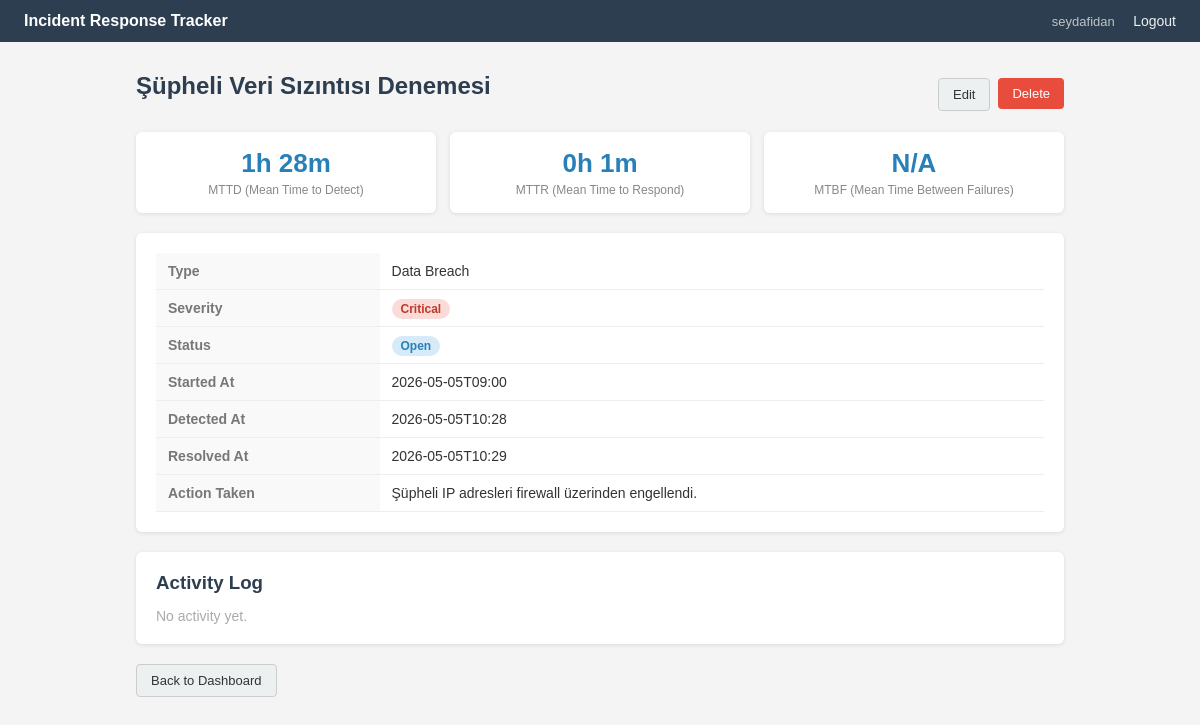
The page /incident/2 (signed in) on the database its author committed.
### tables this page shows
CREATE TABLE incidents (
    id INTEGER PRIMARY KEY AUTOINCREMENT,
    user_id INTEGER NOT NULL,
    title TEXT NOT NULL,
    incident_type TEXT NOT NULL,
    severity TEXT NOT NULL,
    started_at TEXT NOT NULL,
    detected_at TEXT NOT NULL,
    resolved_at TEXT,
    action_taken TEXT,
    status TEXT NOT NULL DEFAULT 'open',
    FOREIGN KEY (user_id) REFERENCES users(id)
);

### app.py (the view)
@app.route("/incident/<int:incident_id>")
@login_required
def incident_detail(incident_id):
    conn = get_connection()
    incident = conn.execute(
        "SELECT * FROM incidents WHERE id = ? AND user_id = ?",
        (incident_id, session["user_id"])
    ).fetchone()
    if not incident:
        conn.close()
        flash("Incident not found.")
        return redirect(url_for("dashboard"))
    mttr = calculate_mttr(incident["detected_at"], incident["resolved_at"])
    mttd = calculate_mttd(incident["started_at"], incident["detected_at"])
    all_incidents = conn.execute(
        "SELECT started_at FROM incidents WHERE user_id = ? AND status = 'closed' ORDER BY started_at ASC",
        (session["user_id"],)
    ).fetchall()
    logs = conn.execute(
        "SELECT * FROM activity_log WHERE incident_id = ? ORDER BY timestamp ASC",
        (incident_id,)
    ).fetchall()
    conn.close()
    mtbf = calculate_mtbf([i["started_at"] for i in all_incidents])
    return render_template("detail.html", incident=incident,
                           mttr=format_hours(mttr), mttd=format_hours(mttd), mtbf=format_hours(mtbf),
                           logs=logs)

### app.py (called while the page is built)
def login_required(f):
    @wraps(f)
    def wrapper(*args, **kwargs):
        if "user_id" not in session:
            return redirect(url_for("login"))
        return f(*args, **kwargs)
    return wrapper

### db.py (called while the page is built)
def get_connection():
    conn = sqlite3.connect(DB_PATH)
    conn.row_factory = sqlite3.Row
    return conn

### logic.py (called while the page is built)
def parse_dt(dt_str):
    return datetime.strptime(dt_str, DATE_FORMAT)

def calculate_mtbf(started_at_list):
    if len(started_at_list) < 2:
        return None
    times = sorted([parse_dt(s) for s in started_at_list])
    gaps = [(times[i+1] - times[i]).total_seconds() / 3600 for i in range(len(times)-1)]
    return round(sum(gaps) / len(gaps), 2)

def calculate_mttr(detected_at, resolved_at):
    if not detected_at or not resolved_at:
        return None
    d = parse_dt(detected_at)
    r = parse_dt(resolved_at)
    if r < d:
        return None
    diff = r - d
    return round(diff.total_seconds() / 3600, 2)

def calculate_mttd(started_at, detected_at):
    if not started_at or not detected_at:
        return None
    s = parse_dt(started_at)
    d = parse_dt(detected_at)
    if d < s:
        return None
    diff = d - s
    return round(diff.total_seconds() / 3600, 2)

def format_hours(hours):
    if hours is None:
        return "N/A"
    total_minutes = int(hours * 60)
    h = total_minutes // 60
    m = total_minutes % 60
    return f"{h}h {m}m"

### templates/detail.html
{% extends "base.html" %}
{% block content %}
<div style="display: flex; justify-content: space-between; align-items: center; margin-bottom: 16px;">
    <h2>{{ incident['title'] }}</h2>
    <div style="display: flex; gap: 8px;">
        <a href="{{ url_for('edit_incident', incident_id=incident['id']) }}" class="btn btn-secondary">Edit</a>
        <form method="POST" action="{{ url_for('delete_incident', incident_id=incident['id']) }}" onsubmit="return confirm('Delete this incident?')">
            <button class="btn btn-danger">Delete</button>
        </form>
    </div>
</div>
<div class="metrics" style="grid-template-columns: 1fr 1fr 1fr;">
    <div class="metric-box">
        <div class="metric-value">{{ mttd }}</div>
        <div class="metric-label">MTTD (Mean Time to Detect)</div>
    </div>
    <div class="metric-box">
        <div class="metric-value">{{ mttr }}</div>
        <div class="metric-label">MTTR (Mean Time to Respond)</div>
    </div>
    <div class="metric-box">
        <div class="metric-value">{{ mtbf }}</div>
        <div class="metric-label">MTBF (Mean Time Between Failures)</div>
    </div>
</div>
<div class="card">
    <table>
        <tr><th>Type</th><td>{{ incident['incident_type'] }}</td></tr>
        <tr><th>Severity</th><td><span class="badge badge-{{ incident['severity'] }}">{{ incident['severity'] | capitalize }}</span></td></tr>
        <tr><th>Status</th><td><span class="badge badge-{{ incident['status'] }}">{{ incident['status'] | capitalize }}</span></td></tr>
        <tr><th>Started At</th><td>{{ incident['started_at'] }}</td></tr>
        <tr><th>Detected At</th><td>{{ incident['detected_at'] }}</td></tr>
        <tr><th>Resolved At</th><td>{{ incident['resolved_at'] if incident['resolved_at'] else 'Not resolved yet' }}</td></tr>
        <tr><th>Action Taken</th><td>{{ incident['action_taken'] if incident['action_taken'] else '-' }}</td></tr>
    </table>
</div>
<div class="card">
    <h3 style="margin-bottom: 14px; color: #2c3e50;">Activity Log</h3>
    {% if logs %}
    <ul style="list-style: none; padding: 0; margin: 0;">
        {% for log in logs %}
        <li style="display: flex; gap: 14px; align-items: flex-start; padding: 10px 0; border-bottom: 1px solid #f0f0f0;">
            <span style="color: #aaa; font-size: 12px; white-space: nowrap; min-width: 120px;">{{ log['timestamp'] }}</span>
            <span style="font-size: 14px; color: #333;">{{ log['action'] }}</span>
        </li>
        {% endfor %}
    </ul>
    {% else %}
    <p style="color: #aaa; font-size: 14px;">No activity yet.</p>
    {% endif %}
</div>
<a href="{{ url_for('dashboard') }}" class="btn btn-secondary">Back to Dashboard</a>
{% endblock %}

### templates/base.html (shortened to what this page needs)
<!DOCTYPE html>
<html lang="en">
<head>
</head>
<body>
<nav>
    <span class="brand">Incident Response Tracker</span>
    <div>
        {% if session.username %}
            <span style="color:#bdc3c7; font-size:13px;">{{ session.username }}</span>
            <a href="{{ url_for('logout') }}">Logout</a>
        {% else %}
            <a href="{{ url_for('login') }}">Login</a>
            <a href="{{ url_for('register') }}">Register</a>
        {% endif %}
    </div>
</nav>
<div class="container">
    {% block content %}{% endblock %}
</div>
</body>
</html>

### templates/base.html (style rules this page uses)
* { box-sizing: border-box; margin: 0; padding: 0; }
body { font-family: Arial, sans-serif; background: #f4f4f4; color: #333; }
nav { background: #2c3e50; padding: 12px 24px; display: flex; justify-content: space-between; align-items: center; }
nav a { color: #ecf0f1; text-decoration: none; margin-left: 14px; font-size: 14px; }
.brand { color: white; font-weight: bold; font-size: 16px; }
.container { max-width: 960px; margin: 30px auto; padding: 0 16px; }
.card { background: white; border-radius: 6px; padding: 20px; margin-bottom: 20px; box-shadow: 0 1px 4px rgba(0,0,0,0.1); }
.btn { display: inline-block; padding: 8px 14px; border-radius: 4px; font-size: 13px; cursor: pointer; border: none; text-decoration: none; }
.btn-danger { background: #e74c3c; color: white; }
.btn-secondary { background: #ecf0f1; color: #333; border: 1px solid #ccc; }
table { width: 100%; border-collapse: collapse; font-size: 14px; }
th, td { padding: 10px 12px; text-align: left; border-bottom: 1px solid #eee; }
th { color: #777; font-weight: 600; background: #f9f9f9; }
.badge { padding: 3px 9px; border-radius: 10px; font-size: 12px; font-weight: bold; }
.badge-open { background: #d6eaf8; color: #2980b9; }
.badge-critical { background: #fadbd8; color: #c0392b; }
h2 { margin-bottom: 16px; color: #2c3e50; }
.metrics { display: grid; grid-template-columns: 1fr 1fr; gap: 14px; margin-bottom: 20px; }
.metric-box { background: white; border-radius: 6px; padding: 16px; text-align: center; box-shadow: 0 1px 4px rgba(0,0,0,0.1); }
.metric-value { font-size: 26px; font-weight: bold; color: #2980b9; }
.metric-label { font-size: 12px; color: #888; margin-top: 4px; }

### rows shown on the page
incidents: title "Şüpheli Veri Sızıntısı Denemesi", incident_type "Data Breach", severity "Critical", status "Open", started_at "2026-05-05T09:00", detected_at "2026-05-05T10:28", resolved_at "2026-05-05T10:29", action_taken "Şüpheli IP adresleri firewall üzerinden engellendi."

### other values the page prints
{{ session.username }} "seydafidan"
{{ mttd }} "1h 28m"
{{ mttr }} "0h 1m"
{{ mtbf }} "N/A"
